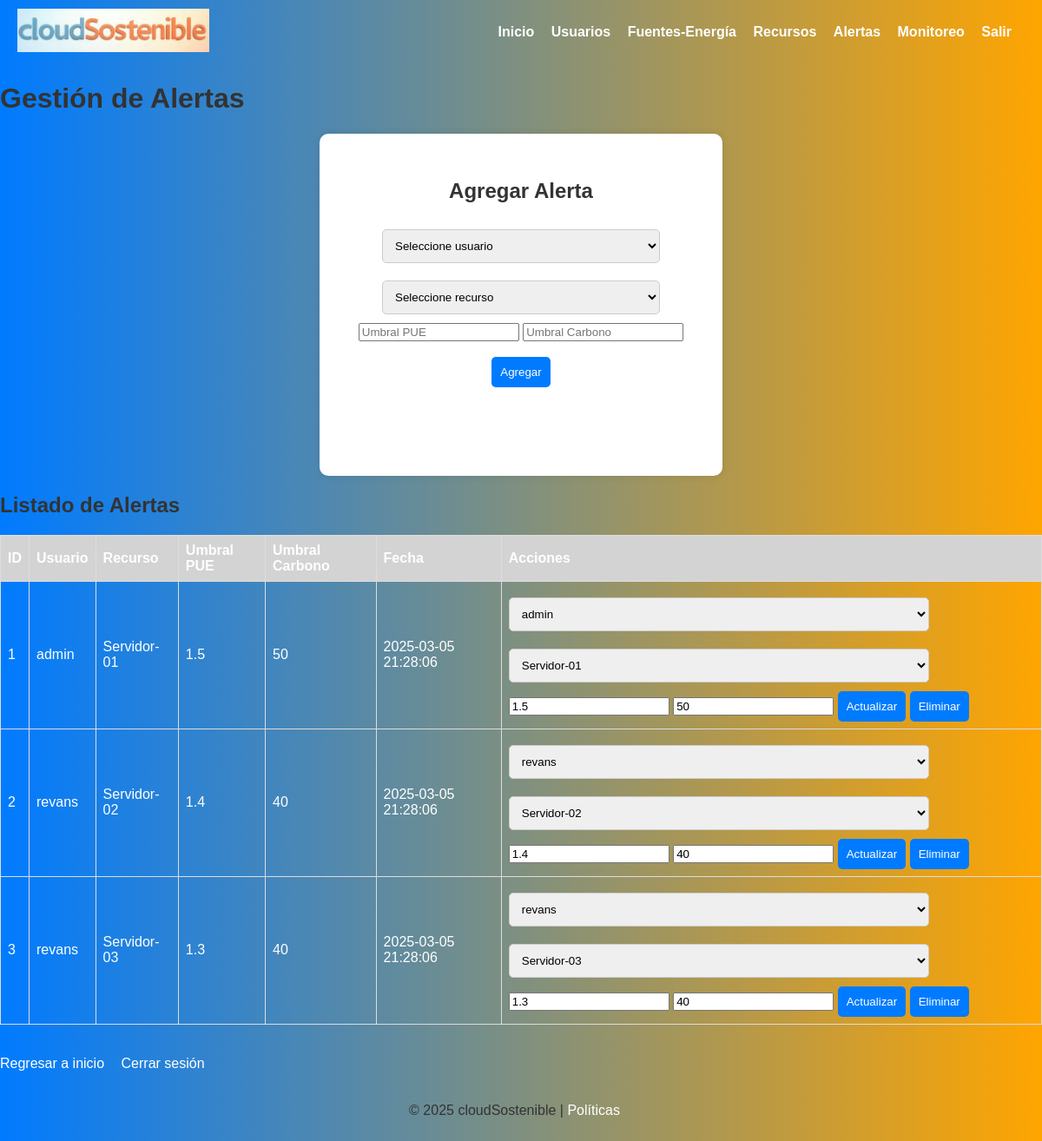
/cloudSostenible/alertas.php (signed in), run on the app's committed database.
### tables this page shows
CREATE TABLE `alertas` (
  `id_alerta` int NOT NULL,
  `id_usuario` int NOT NULL,
  `id_recurso` int NOT NULL,
  `umbral_pue` float NOT NULL,
  `umbral_carbono` float NOT NULL,
  `fecha` timestamp NULL DEFAULT CURRENT_TIMESTAMP
);

CREATE TABLE `usuario` (
  `iduser` int NOT NULL,
  `nombre` varchar(100) NOT NULL,
  `email` varchar(100) NOT NULL,
  `password` varchar(255) NOT NULL,
  `rol` enum('admin','usuario') NOT NULL,
  `fecha_registro` timestamp NULL DEFAULT CURRENT_TIMESTAMP,
  `terms_accepted` tinyint(1) DEFAULT '0'
);

CREATE TABLE `recurso` (
  `id_recurso` int NOT NULL,
  `nombre` varchar(100) NOT NULL,
  `tipo` enum('servidor','db','otro') NOT NULL,
  `estado` enum('activo','inactivo') NOT NULL,
  `fecha` timestamp NULL DEFAULT CURRENT_TIMESTAMP,
  `id_energia` int DEFAULT NULL,
  `energia_renovable` tinyint(1) NOT NULL
);

### cloudSostenible/alertas.php (the view, shortened to what this page needs)
<?php
require_once 'db_connect.php';
function getAlertas($pdo) {
    $stmt = $pdo->query("SELECT a.*, u.nombre AS usuario_nombre, r.nombre AS recurso_nombre
                         FROM alertas a
                         JOIN usuario u ON a.id_usuario = u.iduser
                         JOIN recurso r ON a.id_recurso = r.id_recurso");
    return $stmt->fetchAll(PDO::FETCH_ASSOC);
}
function getUsuarios($pdo) {
    $stmt = $pdo->query("SELECT iduser, nombre FROM usuario");
    return $stmt->fetchAll(PDO::FETCH_ASSOC);
}
function getRecursos($pdo) {
    $stmt = $pdo->query("SELECT id_recurso, nombre FROM recurso");
    return $stmt->fetchAll(PDO::FETCH_ASSOC);
}
$is_admin = $_SESSION['rol'] === 'admin';
$alertas = getAlertas($pdo);
$usuarios = getUsuarios($pdo);
$recursos = getRecursos($pdo);
?>
<!DOCTYPE html>
<html>
<head>
    <link rel="stylesheet" href="css/styles.css">
</head>
<body>
<header>
        <div class="logo">
            <a href="index.php"><img src="assets/cloudSostenible.png" alt="Logo cloudSostenible"></a>
        </div>
        <nav>
            <a href="index.php">Inicio</a>
            <a href="usuarios.php">Usuarios</a>
            <a href="fuentes.php">Fuentes-Energía</a>
            <a href="recursos.php">Recursos</a>
            <a href="alertas.php">Alertas</a>
            <a href="http://192.168.23.132:3000/d/eef0c6h1h296od/sostenible?orgId=1&from=now-6h&to=now&timezone=browser" target="_blank">Monitoreo</a>
            <a href="logout.php">Salir</a>
        </nav>
    </header>
    <h1>Gestión de Alertas</h1>
    <div class="form-container">
        <form method="POST">
            <h2>Agregar Alerta</h2>
            <select name="id_usuario" required>
                <option value="">Seleccione usuario</option>
            </select>
            <select name="id_recurso" required>
                <option value="">Seleccione recurso</option>
            </select>
            <input type="number" step="0.01" name="umbral_pue" placeholder="Umbral PUE" required>
            <input type="number" step="0.01" name="umbral_carbono" placeholder="Umbral Carbono" required><br/>
            <br/>
            <button type="submit" name="add">Agregar</button>
        </form>
    </div>
    <h2>Listado de Alertas</h2>
    <table>
        <tr>
            <th>ID</th>
            <th>Usuario</th>
            <th>Recurso</th>
            <th>Umbral PUE</th>
            <th>Umbral Carbono</th>
            <th>Fecha</th>
            <th>Acciones</th>
        </tr>
        <?php foreach ($alertas as $alerta): ?>
        <tr>
            <td><?php echo htmlspecialchars($alerta['id_alerta']); ?></td>
            <td><?php echo htmlspecialchars($alerta['usuario_nombre']); ?></td>
            <td><?php echo htmlspecialchars($alerta['recurso_nombre']); ?></td>
            <td><?php echo htmlspecialchars($alerta['umbral_pue']); ?></td>
            <td><?php echo htmlspecialchars($alerta['umbral_carbono']); ?></td>
            <td><?php echo htmlspecialchars($alerta['fecha']); ?></td>
            <td>
                <form method="POST" style="display:inline;">
                    <select name="id_usuario" required>
                        <?php foreach ($usuarios as $usuario): ?>
                            <option value="<?php echo $usuario['iduser']; ?>" <?php echo $alerta['id_usuario'] == $usuario['iduser'] ? 'selected' : ''; ?>><?php echo htmlspecialchars($usuario['nombre']); ?></option>
                        <?php endforeach; ?>
                    </select>
                    <select name="id_recurso" required>
                        <?php foreach ($recursos as $recurso): ?>
                            <option value="<?php echo $recurso['id_recurso']; ?>" <?php echo $alerta['id_recurso'] == $recurso['id_recurso'] ? 'selected' : ''; ?>><?php echo htmlspecialchars($recurso['nombre']); ?></option>
                        <?php endforeach; ?>
                    </select>
                    <input type="number" step="0.01" name="umbral_pue" value="<?php echo htmlspecialchars($alerta['umbral_pue']); ?>" required>
                    <input type="number" step="0.01" name="umbral_carbono" value="<?php echo htmlspecialchars($alerta['umbral_carbono']); ?>" required>
                    <button type="submit" name="edit">Actualizar</button>
                </form>
                <?php if ($is_admin): ?>
                    <form method="POST" style="display:inline;">
                        <button type="submit" name="delete" onclick="return confirm('¿Seguro que desea eliminar?')">Eliminar</button>
                    </form>
                <?php endif; ?>
            </td>
        </tr>
        <?php endforeach; ?>
    </table><br/>
    <br/>
    <a href="index.php">Regresar a inicio</a>
    <a href="logout.php">Cerrar sesión</a>
    <footer>
        <p>&copy; 2025 cloudSostenible | <a href="politicas.html">Políticas</a></p>
    </footer>
</body>
</html>

### cloudSostenible/css/styles.css (style rules this page uses)
body { font-family: Arial, sans-serif; margin: 0; padding: 0; background: linear-gradient(to right, #007BFF, #FFA500); color: #333; }
header { background: linear-gradient(to right, #007BFF, #FFA500); color: white; padding: 10px 20px; display: flex; justify-content: space-between; align-items: center; }
header a { text-shadow:rgba(0, 0, 0, 0.1); font-weight: 700; }
header .logo img { height: 50px; color: white; }
h1, h2 { color:#333; }
.form-container { background: white; border-radius: 10px; box-shadow: 0 0 10px rgba(0, 0, 0, 0.1); text-align: center; width: 400px; min-height: 330px; padding: 2rem; margin: auto; }
input[type="text"], input[type="email"], input[type="password"], select { padding: 10px; margin: 10px 0; width: 80%; border: 1px solid #ccc; border-radius: 5px; }
button { padding: 5px 15px; background-color: #007BFF; color: white; padding: 10px; border: none; border-radius: 5px; cursor: pointer; }
table { border-collapse: collapse; width: 100%; margin-top: 20px; color: white; }
th, td { border: 1px solid #ddd; padding: 8px; text-align: left; }
th { background-color: lightgrey; }
a { color: white; text-decoration: none; margin-right: 15px; }
footer { font-family: Arial, sans-serif; margin: 0; padding: 20px; text-align: center; color: #333; }

### data on the page
alertas: id_alerta "1", id_usuario.nombre "admin", id_recurso.nombre "Servidor-01", umbral_pue "1.5", umbral_carbono "50", fecha "2025-03-05 21:28:06", id_usuario "admin", id_recurso "Servidor-01"
alertas: id_alerta "2", id_usuario.nombre "revans", id_recurso.nombre "Servidor-02", umbral_pue "1.4", umbral_carbono "40", fecha "2025-03-05 21:28:06", id_usuario "revans", id_recurso "Servidor-02"
alertas: id_alerta "3", id_usuario.nombre "revans", id_recurso.nombre "Servidor-03", umbral_pue "1.3", umbral_carbono "40", fecha "2025-03-05 21:28:06", id_usuario "revans", id_recurso "Servidor-03"
